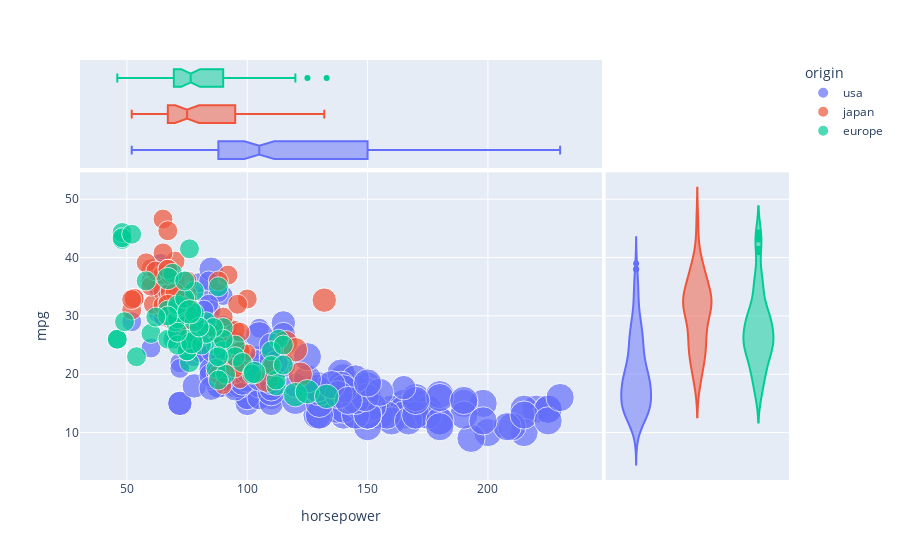

This figure's notebook cell:
### Code cell
fig = px.scatter(df, x='horsepower', y='mpg', color='origin', size='cylinders', marginal_y='violin', marginal_x='box')
fig.show()

### Figure 1 — Plotly figure (JSON) as saved in the notebook; plotly's stock layout.template omitted (floating-point values rounded to 4 significant figures; data arrays with more than 128 entries replaced by an {"elided": "..."} marker saying what was removed)
{"data": [{"hovertemplate": "origin=usa<br>horsepower=%{x}<br>mpg=%{y}<br>cylinders=%{marker.size}<extra></extra>", "legendgroup": "usa", "marker": {"color": "#636efa", "size": {"elided": "249 int values"}, "sizemode": "area", "sizeref": 0.02, "symbol": "circle"}, "mode": "markers", "name": "usa", "orientation": "v", "showlegend": true, "x": {"elided": "249 float values"}, "xaxis": "x", "y": {"elided": "249 float values"}, "yaxis": "y", "type": "scatter"}, {"alignmentgroup": "True", "hovertemplate": "origin=usa<br>horsepower=%{x}<extra></extra>", "legendgroup": "usa", "marker": {"color": "#636efa", "symbol": "circle"}, "name": "usa", "notched": true, "offsetgroup": "usa", "showlegend": false, "x": {"elided": "249 float values"}, "xaxis": "x3", "yaxis": "y3", "type": "box"}, {"alignmentgroup": "True", "hovertemplate": "origin=usa<br>mpg=%{y}<extra></extra>", "legendgroup": "usa", "marker": {"color": "#636efa", "symbol": "circle"}, "name": "usa", "offsetgroup": "usa", "scalegroup": "y", "showlegend": false, "xaxis": "x2", "y": {"elided": "249 float values"}, "yaxis": "y2", "type": "violin"}, {"hovertemplate": "origin=japan<br>horsepower=%{x}<br>mpg=%{y}<br>cylinders=%{marker.size}<extra></extra>", "legendgroup": "japan", "marker": {"color": "#EF553B", "size": [4, 4, 4, 4, 4, 4, 4, 3, 4, 4, 4, 4, 4, 3, 6, 4, 4, 4, 4, 4, 4, 4, 4, 4, 4, 4, 4, 4, 6, 4, 4, 4, 4, 6, 3, 4, 4, 4, 4, 4, 4, 4, 4, 4, 4, 4, 4, 4, 4, 4, 4, 4, 4, 4, 4, 6, 3, 4, 4, 4, 4, 4, 4, 4, 4, 4, 4, 4, 6, 6, 4, 4, 4, 4, 4, 4, 4, 4, 4], "sizemode": "area", "sizeref": 0.02, "symbol": "circle"}, "mode": "markers", "name": "japan", "orientation": "v", "showlegend": true, "x": [95.0, 88.0, 88.0, 95.0, 65.0, 69.0, 95.0, 97.0, 92.0, 97.0, 88.0, 88.0, 94.0, 90.0, 122.0, 67.0, 65.0, 52.0, 61.0, 97.0, 93.0, 75.0, 96.0, 97.0, 53.0, 53.0, 70.0, 75.0, 108.0, 68.0, 70.0, 75.0, 67.0, 97.0, 110.0, 52.0, 70.0, 60.0, 95.0, 97.0, 95.0, 97.0, 68.0, 65.0, 65.0, 60.0, 65.0, 90.0, 75.0, 92.0, 75.0, 65.0, 65.0, 67.0, 67.0, 132.0, 100.0, 72.0, 58.0, 60.0, 67.0, 65.0, 62.0, 68.0, 75.0, 75.0, 100.0, 74.0, 116.0, 120.0, 68.0, 68.0, 88.0, 75.0, 70.0, 67.0, 67.0, 67.0, 96.0], "xaxis": "x", "y": [24.0, 27.0, 27.0, 25.0, 31.0, 35.0, 24.0, 19.0, 28.0, 23.0, 27.0, 20.0, 22.0, 18.0, 20.0, 31.0, 32.0, 31.0, 32.0, 24.0, 26.0, 29.0, 24.0, 24.0, 33.0, 33.0, 32.0, 28.0, 19.0, 31.5, 33.5, 26.0, 30.0, 22.0, 21.5, 32.8, 39.4, 36.1, 27.5, 27.2, 21.1, 23.9, 29.5, 34.1, 31.8, 38.1, 37.2, 29.8, 31.3, 37.0, 32.2, 46.6, 40.8, 44.6, 33.8, 32.7, 23.7, 32.4, 39.1, 35.1, 32.3, 37.0, 37.7, 34.1, 33.7, 32.4, 32.9, 31.6, 25.4, 24.2, 37.0, 31.0, 36.0, 36.0, 34.0, 38.0, 32.0, 38.0, 32.0], "yaxis": "y", "type": "scatter"}, {"alignmentgroup": "True", "hovertemplate": "origin=japan<br>horsepower=%{x}<extra></extra>", "legendgroup": "japan", "marker": {"color": "#EF553B", "symbol": "circle"}, "name": "japan", "notched": true, "offsetgroup": "japan", "showlegend": false, "x": [95.0, 88.0, 88.0, 95.0, 65.0, 69.0, 95.0, 97.0, 92.0, 97.0, 88.0, 88.0, 94.0, 90.0, 122.0, 67.0, 65.0, 52.0, 61.0, 97.0, 93.0, 75.0, 96.0, 97.0, 53.0, 53.0, 70.0, 75.0, 108.0, 68.0, 70.0, 75.0, 67.0, 97.0, 110.0, 52.0, 70.0, 60.0, 95.0, 97.0, 95.0, 97.0, 68.0, 65.0, 65.0, 60.0, 65.0, 90.0, 75.0, 92.0, 75.0, 65.0, 65.0, 67.0, 67.0, 132.0, 100.0, 72.0, 58.0, 60.0, 67.0, 65.0, 62.0, 68.0, 75.0, 75.0, 100.0, 74.0, 116.0, 120.0, 68.0, 68.0, 88.0, 75.0, 70.0, 67.0, 67.0, 67.0, 96.0], "xaxis": "x3", "yaxis": "y3", "type": "box"}, {"alignmentgroup": "True", "hovertemplate": "origin=japan<br>mpg=%{y}<extra></extra>", "legendgroup": "japan", "marker": {"color": "#EF553B", "symbol": "circle"}, "name": "japan", "offsetgroup": "japan", "scalegroup": "y", "showlegend": false, "xaxis": "x2", "y": [24.0, 27.0, 27.0, 25.0, 31.0, 35.0, 24.0, 19.0, 28.0, 23.0, 27.0, 20.0, 22.0, 18.0, 20.0, 31.0, 32.0, 31.0, 32.0, 24.0, 26.0, 29.0, 24.0, 24.0, 33.0, 33.0, 32.0, 28.0, 19.0, 31.5, 33.5, 26.0, 30.0, 22.0, 21.5, 32.8, 39.4, 36.1, 27.5, 27.2, 21.1, 23.9, 29.5, 34.1, 31.8, 38.1, 37.2, 29.8, 31.3, 37.0, 32.2, 46.6, 40.8, 44.6, 33.8, 32.7, 23.7, 32.4, 39.1, 35.1, 32.3, 37.0, 37.7, 34.1, 33.7, 32.4, 32.9, 31.6, 25.4, 24.2, 37.0, 31.0, 36.0, 36.0, 34.0, 38.0, 32.0, 38.0, 32.0], "yaxis": "y2", "type": "violin"}, {"hovertemplate": "origin=europe<br>horsepower=%{x}<br>mpg=%{y}<br>cylinders=%{marker.size}<extra></extra>", "legendgroup": "europe", "marker": {"color": "#00cc96", "size": [4, 4, 4, 4, 4, 4, 4, 4, 4, 4, 4, 4, 4, 4, 4, 4, 4, 4, 4, 4, 4, 4, 4, 4, 4, 4, 4, 4, 4, 4, 4, 4, 4, 4, 4, 4, 4, 4, 4, 4, 6, 4, 4, 4, 4, 4, 5, 6, 4, 6, 4, 4, 5, 4, 4, 4, 4, 4, 4, 5, 4, 4, 4, 4, 4, 4, 4, 6, 4, 4], "sizemode": "area", "sizeref": 0.02, "symbol": "circle"}, "mode": "markers", "name": "europe", "orientation": "v", "showlegend": true, "x": [46.0, 87.0, 90.0, 95.0, 113.0, 90.0, 70.0, 76.0, 60.0, 54.0, 112.0, 76.0, 87.0, 69.0, 46.0, 90.0, 49.0, 75.0, 91.0, 112.0, 110.0, 83.0, 67.0, 78.0, 75.0, 75.0, 67.0, 71.0, 70.0, 95.0, 88.0, 98.0, 115.0, 86.0, 81.0, 83.0, 70.0, 71.0, 102.0, 88.0, 120.0, 58.0, 78.0, 78.0, 110.0, 48.0, 103.0, 125.0, 115.0, 133.0, 71.0, 71.0, 77.0, 71.0, 69.0, 76.0, 78.0, 48.0, 48.0, 67.0, 67.0, NaN, 62.0, 88.0, 74.0, NaN, 80.0, 76.0, 74.0, 52.0], "xaxis": "x", "y": [26.0, 25.0, 24.0, 25.0, 26.0, 28.0, 30.0, 30.0, 27.0, 23.0, 18.0, 22.0, 21.0, 26.0, 26.0, 26.0, 29.0, 24.0, 20.0, 19.0, 24.0, 29.0, 26.0, 26.0, 24.0, 26.0, 31.0, 25.0, 29.0, 23.0, 23.0, 22.0, 25.0, 28.0, 25.0, 27.0, 29.0, 29.5, 20.0, 19.0, 16.5, 36.0, 29.0, 30.5, 21.5, 43.1, 20.3, 17.0, 21.6, 16.2, 31.5, 31.9, 25.4, 27.2, 37.3, 41.5, 34.3, 44.3, 43.4, 36.4, 30.0, 40.9, 29.8, 35.0, 33.0, 34.5, 28.1, 30.7, 36.0, 44.0], "yaxis": "y", "type": "scatter"}, {"alignmentgroup": "True", "hovertemplate": "origin=europe<br>horsepower=%{x}<extra></extra>", "legendgroup": "europe", "marker": {"color": "#00cc96", "symbol": "circle"}, "name": "europe", "notched": true, "offsetgroup": "europe", "showlegend": false, "x": [46.0, 87.0, 90.0, 95.0, 113.0, 90.0, 70.0, 76.0, 60.0, 54.0, 112.0, 76.0, 87.0, 69.0, 46.0, 90.0, 49.0, 75.0, 91.0, 112.0, 110.0, 83.0, 67.0, 78.0, 75.0, 75.0, 67.0, 71.0, 70.0, 95.0, 88.0, 98.0, 115.0, 86.0, 81.0, 83.0, 70.0, 71.0, 102.0, 88.0, 120.0, 58.0, 78.0, 78.0, 110.0, 48.0, 103.0, 125.0, 115.0, 133.0, 71.0, 71.0, 77.0, 71.0, 69.0, 76.0, 78.0, 48.0, 48.0, 67.0, 67.0, NaN, 62.0, 88.0, 74.0, NaN, 80.0, 76.0, 74.0, 52.0], "xaxis": "x3", "yaxis": "y3", "type": "box"}, {"alignmentgroup": "True", "hovertemplate": "origin=europe<br>mpg=%{y}<extra></extra>", "legendgroup": "europe", "marker": {"color": "#00cc96", "symbol": "circle"}, "name": "europe", "offsetgroup": "europe", "scalegroup": "y", "showlegend": false, "xaxis": "x2", "y": [26.0, 25.0, 24.0, 25.0, 26.0, 28.0, 30.0, 30.0, 27.0, 23.0, 18.0, 22.0, 21.0, 26.0, 26.0, 26.0, 29.0, 24.0, 20.0, 19.0, 24.0, 29.0, 26.0, 26.0, 24.0, 26.0, 31.0, 25.0, 29.0, 23.0, 23.0, 22.0, 25.0, 28.0, 25.0, 27.0, 29.0, 29.5, 20.0, 19.0, 16.5, 36.0, 29.0, 30.5, 21.5, 43.1, 20.3, 17.0, 21.6, 16.2, 31.5, 31.9, 25.4, 27.2, 37.3, 41.5, 34.3, 44.3, 43.4, 36.4, 30.0, 40.9, 29.8, 35.0, 33.0, 34.5, 28.1, 30.7, 36.0, 44.0], "yaxis": "y2", "type": "violin"}], "layout": {"xaxis": {"anchor": "y", "domain": [0.0, 0.7363], "title": {"text": "horsepower"}}, "yaxis": {"anchor": "x", "domain": [0.0, 0.7326], "title": {"text": "mpg"}}, "xaxis2": {"anchor": "y2", "domain": [0.7413, 1.0], "matches": "x2", "showticklabels": false, "showline": false, "ticks": "", "showgrid": false}, "yaxis2": {"anchor": "x2", "domain": [0.0, 0.7326], "matches": "y", "showticklabels": false, "showgrid": true}, "xaxis3": {"anchor": "y3", "domain": [0.0, 0.7363], "matches": "x", "showticklabels": false, "showgrid": true}, "yaxis3": {"anchor": "x3", "domain": [0.7426, 1.0], "matches": "y3", "showticklabels": false, "showline": false, "ticks": "", "showgrid": false}, "xaxis4": {"anchor": "y4", "domain": [0.7413, 1.0], "matches": "x2", "showticklabels": false, "showgrid": false, "showline": false, "ticks": ""}, "yaxis4": {"anchor": "x4", "domain": [0.7426, 1.0], "matches": "y3", "showticklabels": false, "showline": false, "ticks": "", "showgrid": true}, "legend": {"title": {"text": "origin"}, "tracegroupgap": 0, "itemsizing": "constant"}, "margin": {"t": 60}}}
